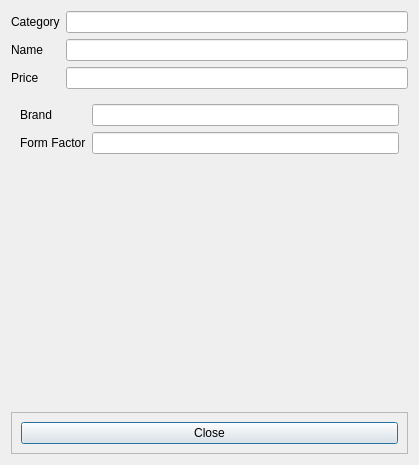
<?xml version="1.0" encoding="UTF-8"?>
<ui version="4.0">
 <class>DetailsDialog</class>
 <widget class="QDialog" name="DetailsDialog">
  <property name="geometry">
   <rect>
    <x>0</x>
    <y>0</y>
    <width>419</width>
    <height>465</height>
   </rect>
  </property>
  <property name="windowTitle">
   <string>Dialog</string>
  </property>
  <layout class="QVBoxLayout" name="verticalLayout">
   <item>
    <layout class="QFormLayout" name="formLayout">
     <item row="0" column="0">
      <widget class="QLabel" name="label">
       <property name="text">
        <string>Category</string>
       </property>
      </widget>
     </item>
     <item row="0" column="1">
      <widget class="QLineEdit" name="category">
       <property name="readOnly">
        <bool>true</bool>
       </property>
      </widget>
     </item>
     <item row="1" column="0">
      <widget class="QLabel" name="label_3">
       <property name="text">
        <string>Name</string>
       </property>
      </widget>
     </item>
     <item row="1" column="1">
      <widget class="QLineEdit" name="name">
       <property name="readOnly">
        <bool>true</bool>
       </property>
       <property name="placeholderText">
        <string/>
       </property>
      </widget>
     </item>
     <item row="2" column="0">
      <widget class="QLabel" name="label_4">
       <property name="text">
        <string>Price</string>
       </property>
      </widget>
     </item>
     <item row="2" column="1">
      <widget class="QLineEdit" name="price"/>
     </item>
    </layout>
   </item>
   <item>
    <widget class="QStackedWidget" name="stackedWidget">
     <property name="currentIndex">
      <number>2</number>
     </property>
     <widget class="QWidget" name="page">
      <layout class="QGridLayout" name="gridLayout">
       <item row="0" column="0">
        <layout class="QFormLayout" name="formLayout_2">
         <item row="1" column="0">
          <widget class="QLabel" name="label_5">
           <property name="text">
            <string>Core Count</string>
           </property>
          </widget>
         </item>
         <item row="0" column="0">
          <widget class="QLabel" name="label_6">
           <property name="text">
            <string>Brand</string>
           </property>
          </widget>
         </item>
         <item row="0" column="1">
          <widget class="QLineEdit" name="cpuBrand">
           <property name="readOnly">
            <bool>true</bool>
           </property>
          </widget>
         </item>
         <item row="1" column="1">
          <widget class="QLineEdit" name="coreCount"/>
         </item>
        </layout>
       </item>
      </layout>
     </widget>
     <widget class="QWidget" name="page_2">
      <layout class="QGridLayout" name="gridLayout_2">
       <item row="0" column="0">
        <layout class="QFormLayout" name="formLayout_4">
         <item row="0" column="0">
          <widget class="QLabel" name="label_2">
           <property name="text">
            <string>Brand</string>
           </property>
          </widget>
         </item>
         <item row="0" column="1">
          <widget class="QLineEdit" name="ramBrand">
           <property name="readOnly">
            <bool>true</bool>
           </property>
          </widget>
         </item>
         <item row="1" column="0">
          <widget class="QLabel" name="label_7">
           <property name="text">
            <string>Size (GB)</string>
           </property>
          </widget>
         </item>
         <item row="1" column="1">
          <widget class="QLineEdit" name="ramSize">
           <property name="readOnly">
            <bool>true</bool>
           </property>
          </widget>
         </item>
        </layout>
       </item>
      </layout>
     </widget>
     <widget class="QWidget" name="page_3">
      <layout class="QGridLayout" name="gridLayout_3">
       <item row="0" column="0">
        <layout class="QFormLayout" name="formLayout_3">
         <item row="0" column="0">
          <widget class="QLabel" name="label_8">
           <property name="text">
            <string>Brand</string>
           </property>
          </widget>
         </item>
         <item row="0" column="1">
          <widget class="QLineEdit" name="mbBrand"/>
         </item>
         <item row="1" column="0">
          <widget class="QLabel" name="label_9">
           <property name="text">
            <string>Form Factor</string>
           </property>
          </widget>
         </item>
         <item row="1" column="1">
          <widget class="QLineEdit" name="mbSize"/>
         </item>
        </layout>
       </item>
      </layout>
     </widget>
    </widget>
   </item>
   <item>
    <widget class="QFrame" name="frame">
     <property name="frameShape">
      <enum>QFrame::StyledPanel</enum>
     </property>
     <property name="frameShadow">
      <enum>QFrame::Raised</enum>
     </property>
     <layout class="QHBoxLayout" name="horizontalLayout">
      <item>
       <widget class="QPushButton" name="close">
        <property name="text">
         <string>Close</string>
        </property>
       </widget>
      </item>
     </layout>
    </widget>
   </item>
  </layout>
 </widget>
 <resources/>
 <connections/>
</ui>
